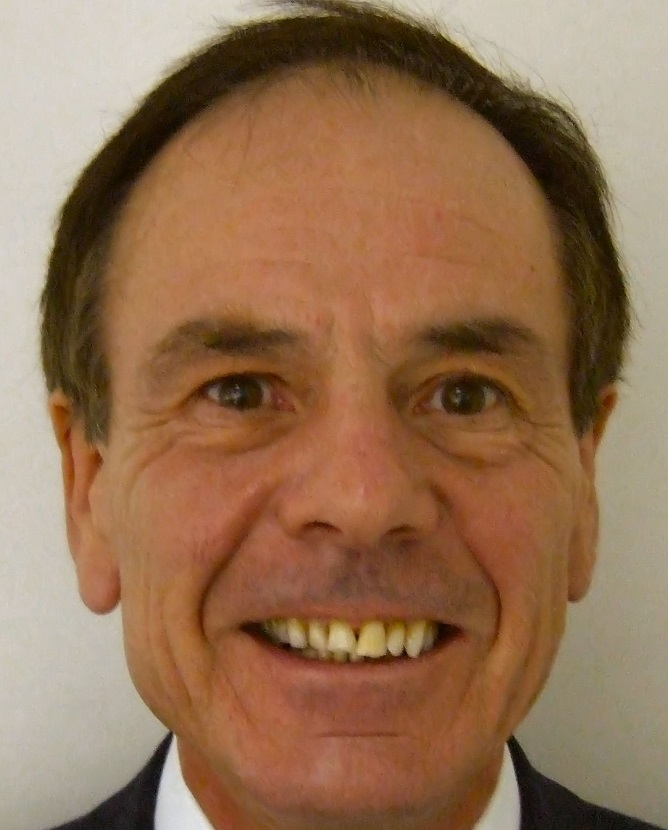
#> input picture TestPicture.JPG, 668 x 830 px
$ python TestOpenCVClassifier.py
#> lines starting #> are read from the running program, lines starting #| are printed output that depends on the picture; after the words box and inside, x2 and y2 are one past the last pixel; in counts of white or black regions, pixels touching at a corner belong together; long printed decimals are rounded
#> further down, img is the input picture: shape (830, 668, 3); mean B, G, R 84.2, 113.5, 148.4
# A simple test file for OpenCV

import numpy as np
import cv2
import datetime


def detect(img_color):
    start = datetime.datetime.now()

    face_cascade = cv2.CascadeClassifier('haarcascade_frontalface_default.xml')
    eye_cascade = cv2.CascadeClassifier('haarcascade_eye.xml')
    detected = 0
    gray = cv2.cvtColor(img_color, cv2.COLOR_BGR2GRAY)
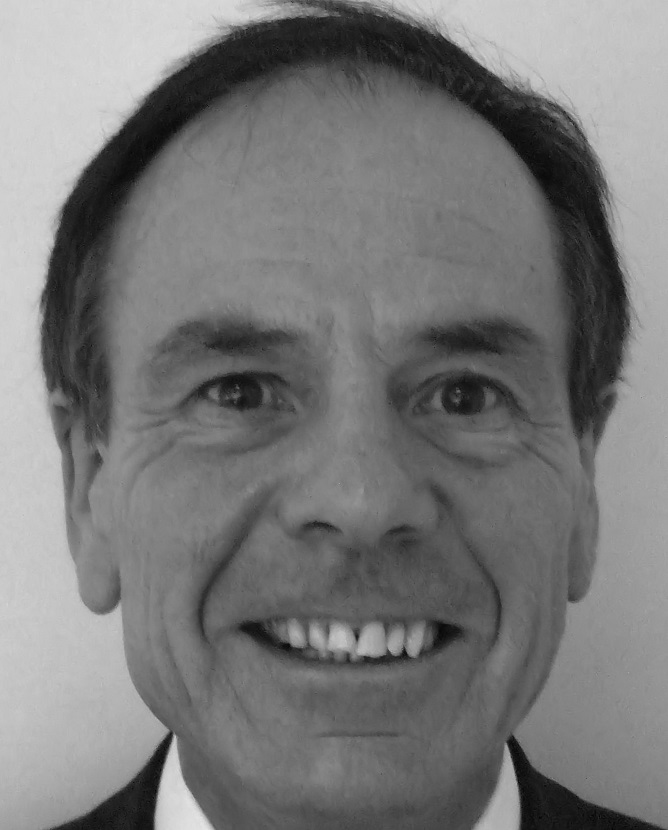
#> gray: shape (830, 668); min 2, max 228, mean 120.6

    # Now we find the faces in the image. If faces are found, it returns the positions of detected faces as Rect(x,y,w,h).
    # Once we get these locations, we can create a ROI for the face and apply eye detection on this ROI (since eyes are always on the face !!! ).
    faces = face_cascade.detectMultiScale(gray)
#> faces = [[68, 167, 558, 558]]
    for (x, y, w, h) in faces:
        cv2.rectangle(img_color, (x, y), (x + w, y + h), (255, 0, 0), 2)
        roi_gray = gray[y:y + h, x:x + w]
        roi_color = img_color[y:y + h, x:x + w]
        eyes = eye_cascade.detectMultiScale(roi_gray)
        if len(eyes) > 0:
            detected = detected + 1
        for (ex, ey, ew, eh) in eyes:
            cv2.rectangle(roi_color, (ex, ey), (ex + ew, ey + eh), (0, 255, 0), 2)
#> this loop made 1 pass
#> (x, y, w, h, detected) on pass 1: (68, 167, 558, 558, 1)
#> pass 1, in detect, `roi_gray = gray[y:y + h, x:x + w]`:
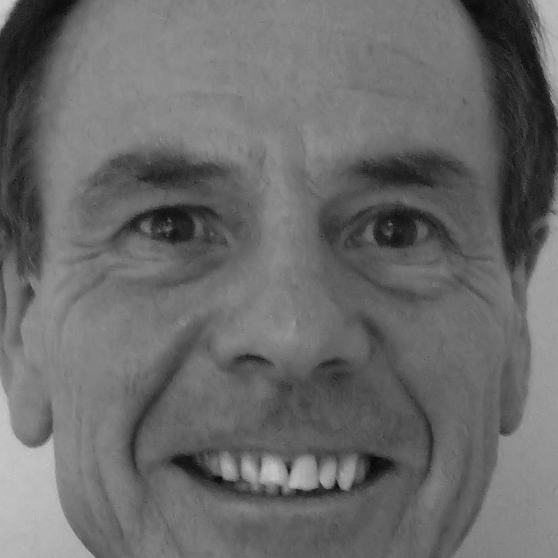
#> roi_gray: shape (558, 558); min 8, max 208, mean 106
#> pass 1, in detect, `roi_color = img_color[y:y + h, x:x + w]`:
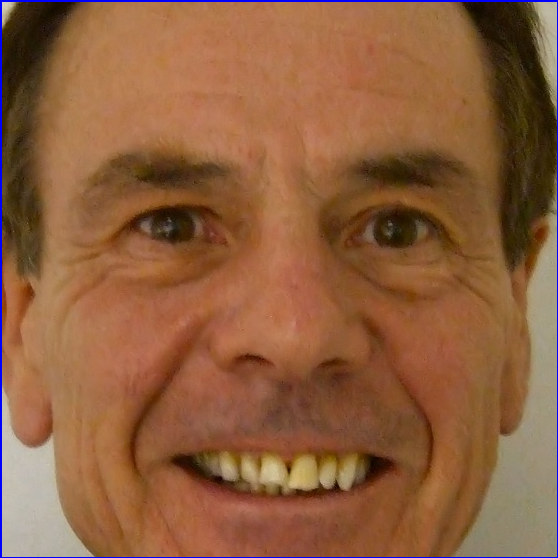
#> roi_color: shape (558, 558, 3); mean B, G, R 62.5, 94.6, 141.6
#> after the loop:
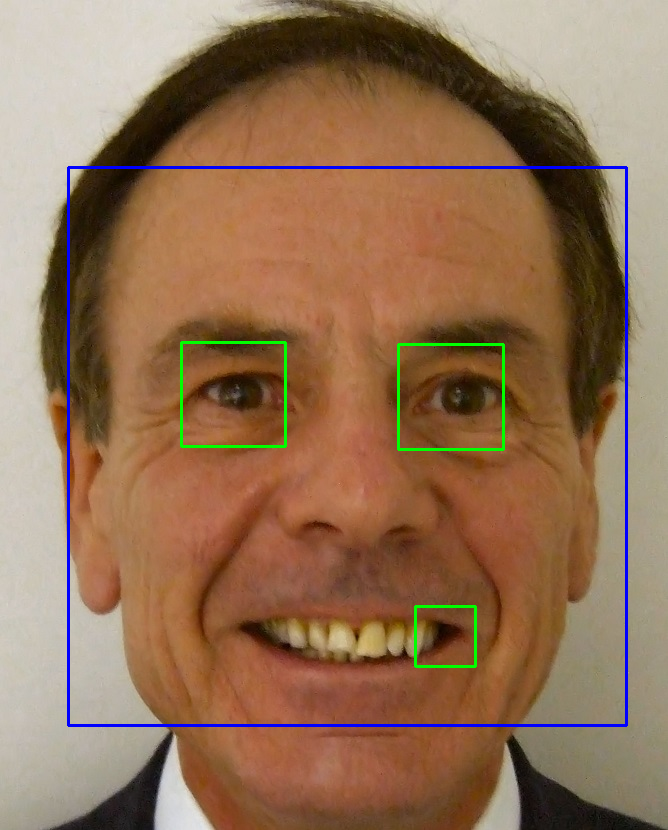
#> img_color: shape (830, 668, 3); 1.79% of pixels changed, all inside (x1, y1, x2, y2) = (67, 166, 628, 727)
#> after the loop:
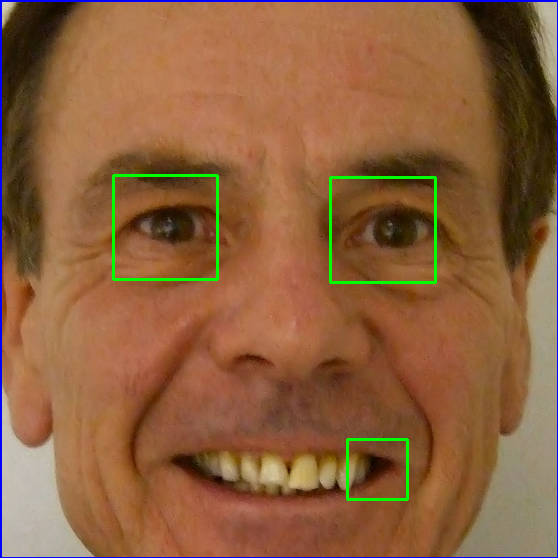
#> roi_color: shape (558, 558, 3); 1.03% of pixels changed, all inside (x1, y1, x2, y2) = (112, 174, 437, 501)
#> after the loop, detected = 1

    duration = datetime.datetime.now() - start

    print(str(detected) + " people in " + str(duration))
#| 1 people in 0:00:0.5191
    return detected

img = cv2.imread('TestPicture.JPG')

if detect(img) > 0:
    newFileName = "TestOutput" + datetime.datetime.now().isoformat().replace(":","") + ".jpg"
    cv2.imwrite(newFileName, img);
